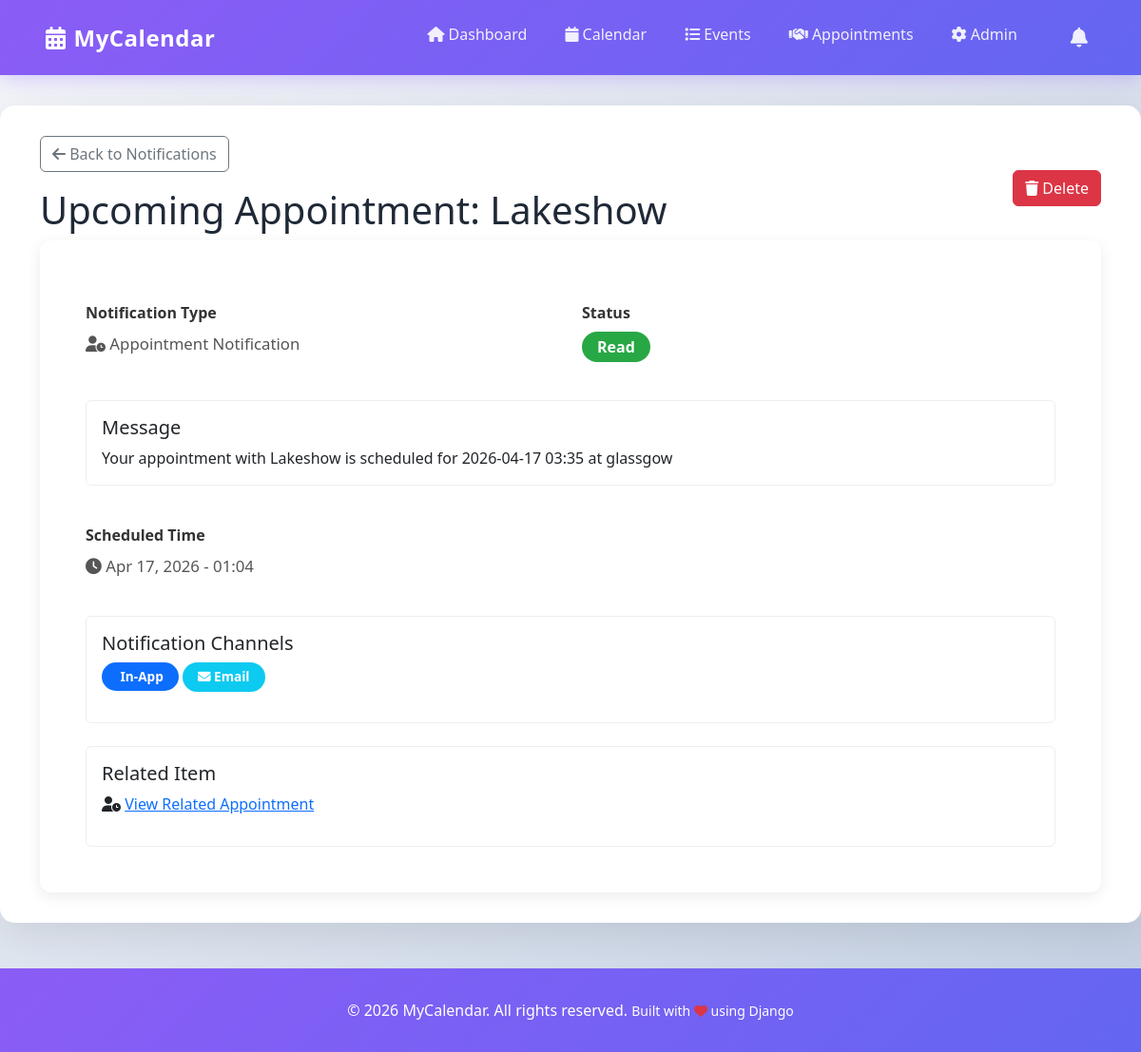
The page /notifications/1/ (signed in) on the database its author committed.
### notifications/models.py (models this page shows, shortened)
class Notification(models.Model):
    NOTIFICATION_TYPE_CHOICES = [
        ('event', 'Event Notification'),
        ('appointment', 'Appointment Notification'),
        ('reminder', 'Reminder'),
        ('general', 'General'),
    ]
    STATUS_CHOICES = [
        ('pending', 'Pending'),
        ('sent', 'Sent'),
        ('read', 'Read'),
        ('failed', 'Failed'),
    ]
    user = models.ForeignKey(User, on_delete=models.CASCADE, related_name='notifications')
    notification_type = models.CharField(max_length=20, choices=NOTIFICATION_TYPE_CHOICES)
    title = models.CharField(max_length=255)
    message = models.TextField()
    status = models.CharField(max_length=20, choices=STATUS_CHOICES, default='pending')
    event_id = models.IntegerField(null=True, blank=True)
    appointment_id = models.IntegerField(null=True, blank=True)
    scheduled_time = models.DateTimeField()
    sent_time = models.DateTimeField(null=True, blank=True)
    notify_in_app = models.BooleanField(default=True)
    notify_email = models.BooleanField(default=True)
    notify_browser = models.BooleanField(default=False)
    created_at = models.DateTimeField(auto_now_add=True)
    updated_at = models.DateTimeField(auto_now=True)
    class Meta:
        ordering = ['-scheduled_time']
        indexes = [
            models.Index(fields=['user', 'status']),
            models.Index(fields=['scheduled_time', 'status']),
        ]

### notifications/views.py (the view)
# urls.py: path('<int:pk>/', views.notification_detail, name='notification_detail'),
@login_required(login_url='admin:login')
def notification_detail(request, pk):
    notification = get_object_or_404(Notification, pk=pk, user=request.user)
    if notification.status != 'read':
        notification.mark_as_read()
    context = {'notification': notification}
    return render(request, 'notifications/notification_detail.html', context)

### notifications/templates/notifications/notification_detail.html (shortened to what this page needs)
{% extends 'base.html' %}
{% block content %}
<div class="container-fluid">
    <div class="page-header">
        <div class="container">
            <div class="row align-items-center">
                <div class="col-md-8">
                    <a href="{% url 'notifications:notification_list' %}" class="btn btn-outline-secondary mb-3">
                        <i class="fas fa-arrow-left"></i> Back to Notifications
                    </a>
                    <h1>{{ notification.title }}</h1>
                </div>
                <div class="col-md-4 text-end">
                    <form method="post" action="{% url 'notifications:delete_notification' notification.id %}" style="display: inline;">
                        <button type="submit" class="btn btn-danger" onclick="return confirm('Are you sure?')">
                            <i class="fas fa-trash"></i> Delete
                        </button>
                    </form>
                </div>
            </div>
        </div>
    </div>
    <div class="container">
        <div class="card-modern p-5">
            <div class="row mb-4">
                <div class="col-md-6">
                    <div class="detail-item">
                        <label>Notification Type</label>
                        <p>
                            {% if notification.notification_type == 'event' %}
                                <i class="fas fa-calendar-check"></i> Event Notification
                            {% elif notification.notification_type == 'appointment' %}
                                <i class="fas fa-user-clock"></i> Appointment Notification
                            {% else %}
                                <i class="fas fa-info-circle"></i> {{ notification.get_notification_type_display }}
                            {% endif %}
                        </p>
                    </div>
                </div>
                <div class="col-md-6">
                    <div class="detail-item">
                        <label>Status</label>
                        <p>
                            <span class="badge" style="background-color:
                                {% if notification.status == 'pending' %}#ffc107
                                {% elif notification.status == 'sent' %}#17a2b8
                                {% elif notification.status == 'read' %}#28a745
                                {% else %}#dc3545{% endif %};
                                padding: 0.5rem 1rem; font-size: 1rem;">
                                {{ notification.get_status_display }}
                            </span>
                        </p>
                    </div>
                </div>
            </div>
            <div class="card mb-4" style="border: 1px solid #eee;">
                <div class="card-body">
                    <h5 class="card-title">Message</h5>
                    <p class="card-text">{{ notification.message }}</p>
                </div>
            </div>
            <div class="row mb-4">
                <div class="col-md-6">
                    <div class="detail-item">
                        <label>Scheduled Time</label>
                        <p><i class="fas fa-clock"></i> {{ notification.scheduled_time|date:'M d, Y - H:m' }}</p>
                    </div>
                </div>
            </div>
            <div class="card mb-4" style="border: 1px solid #eee;">
                <div class="card-body">
                    <h5 class="card-title">Notification Channels</h5>
                    <p>
                        {% if notification.notify_in_app %}
                        <span class="badge bg-primary"> In-App</span>
                        {% endif %}
                        {% if notification.notify_email %}
                        <span class="badge bg-info"><i class="fas fa-envelope"></i> Email</span>
                        {% endif %}
                    </p>
                </div>
            </div>
            {% if notification.event_id or notification.appointment_id %}
            <div class="card" style="border: 1px solid #eee;">
                <div class="card-body">
                    <h5 class="card-title">Related Item</h5>
                    {% if notification.appointment_id %}
                    <p>
                        <i class="fas fa-user-clock"></i>
                        <a href="{% url 'events:appointment_detail' notification.appointment_id %}">View Related Appointment</a>
                    </p>
                    {% endif %}
                </div>
            </div>
            {% endif %}
        </div>
    </div>
</div>
{% endblock %}

### calendars/templates/base.html (style rules this page uses)
:root { --primary: #8b5cf6; --secondary: #6366f1; --success: #10b981; --danger: #ef4444; --warning: #f59e0b; --info: #06b6d4; --dark: #1f2937; --light: #f3f4f6; }
* { margin: 0; padding: 0; box-sizing: border-box; }
body { font-family: 'Segoe UI', Tahoma, Geneva, Verdana, sans-serif; background: linear-gradient(135deg, #f5f7fa 0%, #c3cfe2 100%); min-height: 100vh; color: var(--dark); }
.card-modern { border: none; border-radius: 12px; box-shadow: 0 4px 15px rgba(0, 0, 0, 0.08); transition: all 0.3s ease; }
.badge { padding: 0.5rem 1rem; border-radius: 20px; font-weight: 600; font-size: 0.85rem; }

### notifications/templates/notifications/notification_detail.html (style rules this page uses)
.detail-item { padding: 1rem 0; }
.detail-item label { font-weight: 600; color: #333; display: block; margin-bottom: 0.5rem; }
.detail-item p { margin: 0; color: #555; font-size: 1.05rem; }

### rows shown on the page
Notification: title "Upcoming Appointment: Lakeshow", status "Read", message "Your appointment with Lakeshow is scheduled for 2026-04-17 03:35 at glassgow", scheduled_time "Apr 17, 2026 - 01:04"
